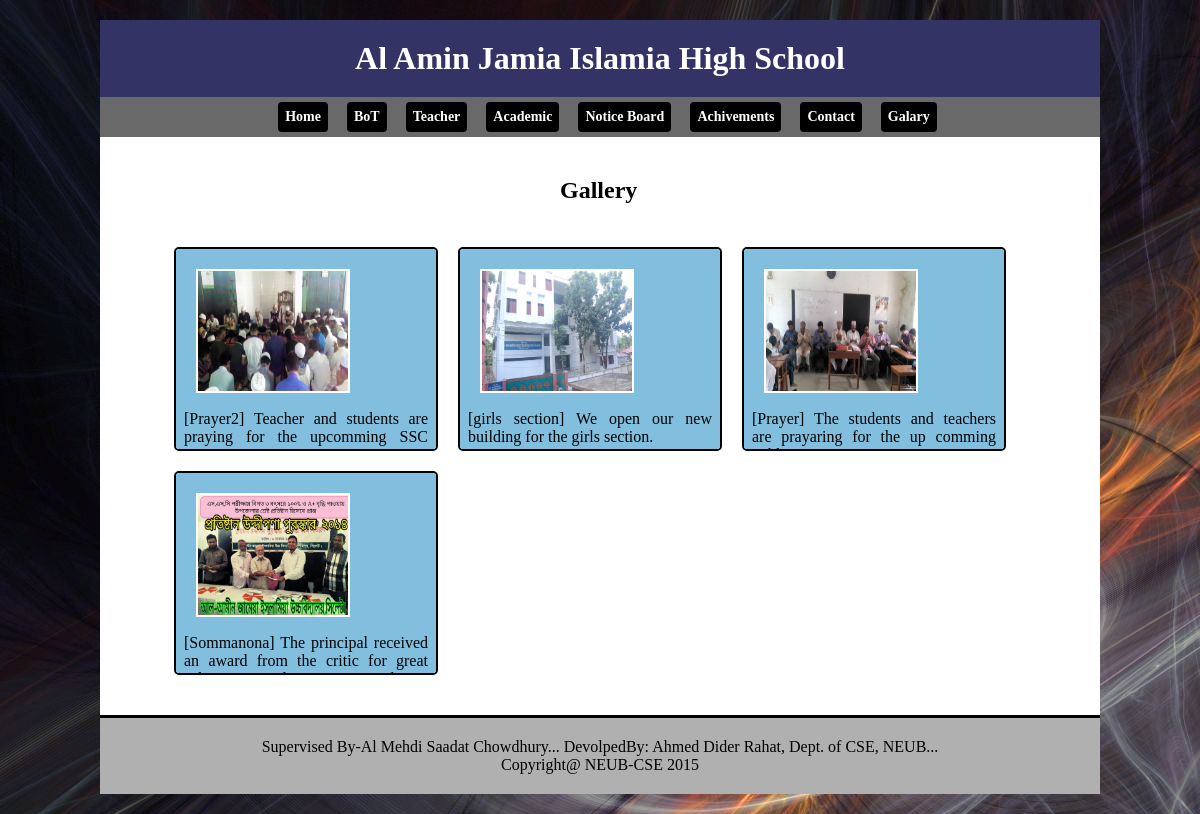
The app's page /galary.php with its own data.
### tables this page shows
CREATE TABLE IF NOT EXISTS `gallery` (
  `id` int(11) NOT NULL AUTO_INCREMENT,
  `title` varchar(255) NOT NULL,
  `image` varchar(255) NOT NULL,
  `description` text NOT NULL,
  PRIMARY KEY (`id`)
);

### galary.php (the view, shortened to what this page needs)
<?php
	include("include/header.php");
?>
		<section id="main_section">
					<div style="margin: 10px 0px 10px 430px; border:0px solid black; height:50px; width:100px;">
						<h1>
							Gallery
						</h1>
					</div>
					<div style="margin-top:10px;margin-left:34px;min-height:300px;width:890px;height:auto;">
					<?php
						$sql="select * from gallery order by id desc ";
						$res=mysql_query($sql);
						while($arr=mysql_fetch_array($res))
						{
					?>
						<a href="galary.php?kk=hh&id=<?php echo $arr['id'];?>">
						<div title="<?php echo $arr['title']; ?>" style="float:left;  height:200px;width:260px;overflow-y:scroll;margin:10px;background-color:#82BEDE; border-radius:5px;border: 2px solid black;">
							<img src="image/gallery/<?php echo $arr['image']; ?>" style="border: 2px solid white;margin-left:20px;margin-top:20px;" height="120" width="150" />
							<p style="color:black;margin-top:5px;padding:8px;text-align:justify;">
								<?php echo "[" .$arr['title'] . "] " . $arr['description']; ?>
							</p>
						</div>
						</a>
						<?php } ?>
					</div>
		</section>
	<?php include ("include/footer.php"); ?>

### include/header.php (shortened to what this page needs)
<!doctype html>
<html lang="en">
<head>
	<link rel="stylesheet" href="css/main.css">
</head>
<body>
	<div id="big_wrapper">
		<header id="top_header">
			<h1>Al Amin Jamia Islamia High School</h1>
		</header>
		<nav class="navbar navbar-inverse">
  			<div class="container-fluid">
	    		<ul class="nav navbar-nav">
				    <li><a href="index.php" style="color:white;">Home</a></li>
					<li><a href="BoT.php" style="color:white;">BoT</a></li>
					<li><a href="teacher.php" style="color:white;">Teacher</a></li>
					<li><a href="academic.php" style="color:white;">Academic</a></li>
					<li><a href="noticeBoard.php" style="color:white;">Notice Board</a></li>
					<li><a href="achivement.php" style="color:white;">Achivements</a></li>
					<li><a href="contact.php" style="color:white;">Contact</a></li>
					<li><a href="galary.php" style="color:white;">Galary</a></li>
				</ul>
  			</div>
		</nav>

### include/footer.php
		<footer id="the_footer">
		<marquee scrollamount=3 onMouseOver="this.stop();" onMouseOut="this.start();" >Supervised By-Al Mehdi Saadat Chowdhury... DevolpedBy: Ahmed Dider Rahat, Dept. of CSE, NEUB... </marquee>
			Copyright@ NEUB-CSE 2015
		</footer>
	</div>
</body>
</html>

### css/main.css (style rules this page uses)
* { margin: 0px; padding: 0px; }
header { display: block; }
nav { text-align: center; }
section, footer, aside, nav, article, hgroup { display: block; }
body { background: url(../admin/images/home9.jpg) repeat left top ; text-align: center; }
.container-fluid { background-color: #696969; color: white; height: 35px; padding-top: 05px; border: 0px solid red; }
.container-fluid li { display:inline-block; list-style:none; padding: 7px; font: bold 14px Tahoma; color: white; background:#000000; border-radius:4px; margin-left: 15px; }
#big_wrapper { border: 0px solid black; width: 1000px; margin: 20px auto; text-align: left; background-color:#ffffff; }
#top_header { text-align: center; background: #333366; border-bottom: 0px solid black; padding: 20px; color: white; }
ul li a { text-decoration:none; }
#main_section { float:left; width:600px; margin:30px; }
#the_footer { clear:both; text-align:center; padding:20px; border-top:3px solid black; background-color: #B0B0B0; }

### records on screen
gallery: image (picture), title "Prayer2", description "Teacher and students are praying for the upcomming SSC…"
gallery: image (picture), title "girls section", description "We open our new building for the girls section."
gallery: image (picture), title "Prayer", description "The students and teachers are prayaring for the up comming…"
gallery: image (picture), title "Sommanona", description "The principal received an award from the critic for great…"
